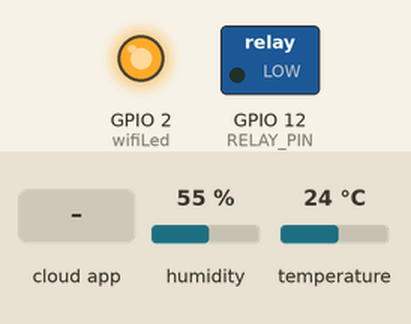
Simulated run of this sketch. Board: ESP32. Parts: switched loads named in the sketch (green lamp = pin HIGH), output pins drawn as LEDs (lit = HIGH). The inputs (shaded band) are chosen by the test bench; at power-on: humidity 55 %, temperature 24 °C. WiFi joins after 1.5 s; servers stay silent unless stated; what the sketch prints to the serial monitor is not drawn.

Above: at 2.7 s.
2.8 s: the phone or cloud app sets 63ef9fca1bb4e19c119ecb47 to 0
At 3.8 s:
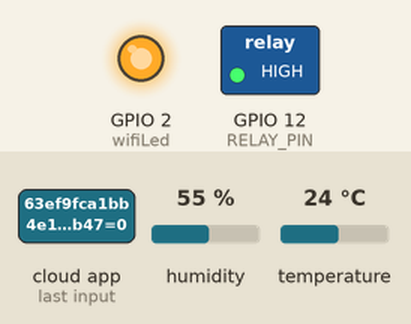
4.3 s: the phone or cloud app sets 63f1f4825ec7d92a470f5f01 to 1
At 4.7 s:
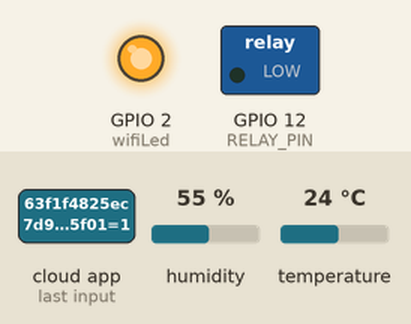
5.8 s: the phone or cloud app sets 63f1f4825ec7d92a470f5f01 to 0
At 6.1 s:
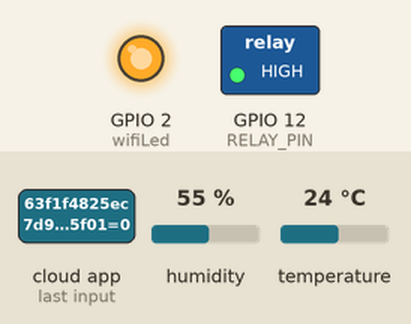
7.3 s: the phone or cloud app sets 63ef9fca1bb4e19c119ecb47 to 1
At 8.4 s:
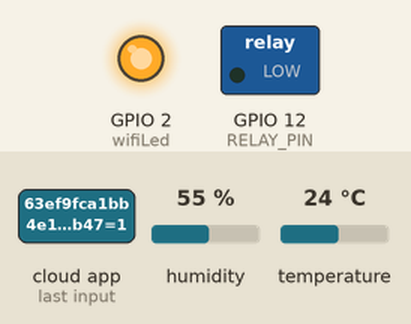
Timing chart, 0 to 9.8 s (numbered marks = the images above; inputs shaded):
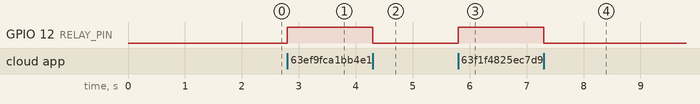

Measured:
- after the input at 2.8 s, GPIO 12 (RELAY_PIN): LOW → HIGH at once
- after the input at 4.3 s, GPIO 12 (RELAY_PIN): HIGH → LOW at once
- after the input at 5.8 s, GPIO 12 (RELAY_PIN): LOW → HIGH at once
- after the input at 7.3 s, GPIO 12 (RELAY_PIN): HIGH → LOW at once

The sketch:

project_1_deal.ino
```cpp
#include <Arduino.h>
#include <WiFi.h>
#include "SinricPro.h"
#include "SinricProTemperaturesensor.h"
#include "SinricProSwitch.h"
#include "DHT.h"

#define WIFI_SSID         "AndroidAP"
#define WIFI_PASS         "phka8539"
#define APP_KEY           "b3deda77-fd63-44b0-a2ce-3ee7bbb6e2b1"
#define APP_SECRET        "0d22f1ef-5373-434f-8606-fe7f068e4bc2-a0af938b-e461-428a-a768-6ec472c000d2"
#define TEMP_SENSOR_ID    "63f1f4825ec7d92a470f5f01"
#define SWITCH_ID1        "63ef9fca1bb4e19c119ecb47"
#define wifiLed 2

#define BAUD_RATE         9600
#define EVENT_WAIT_TIME   6000
#define DHT_PIN    26
#define RELAY_PIN         12
#define DHTTYPE DHT11       //DHT 21  (AM2301)
DHT dht(DHT_PIN, DHTTYPE);

bool deviceIsOn;                              // Temeprature sensor on/off state
float temperature;                            // actual temperature
float humidity;                               // actual humidity
float lastTemperature;                        // last known temperature (for compare)
float lastHumidity;                           // last known humidity (for compare)
unsigned long lastEvent = (-EVENT_WAIT_TIME); // last time event has been sent


//FUNCTION FOR TELLING STATE
bool onPowerState(const String &deviceId, bool &state) {
  Serial.printf("Temperaturesensor turned %s (via SinricPro) \r\n", state?"on":"off");
  deviceIsOn = state; // turn on / off temperature sensor
   digitalWrite(RELAY_PIN, !state);
  return true; // request handled properly
}

//FUNCTION FOR HANDLING TEMPERATURE SENSOR
void handleTemperaturesensor() {
  if (deviceIsOn == false) return; // device is off...do nothing

  unsigned long actualMillis = millis();
  if (actualMillis - lastEvent < EVENT_WAIT_TIME) return; //only check every EVENT_WAIT_TIME milliseconds

  temperature = dht.readTemperature();          // get actual temperature in °C
  humidity = dht.readHumidity();                // get actual humidity

  if (isnan(temperature) || isnan(humidity)) { // reading failed...
    Serial.printf("DHT reading failed!\r\n");  // print error message
    return;                                    // try again next time
  }

  if (temperature == lastTemperature || humidity == lastHumidity) return; // if no values changed do nothing...

  SinricProTemperaturesensor &mySensor = SinricPro[TEMP_SENSOR_ID];  // get temperaturesensor device
  bool success = mySensor.sendTemperatureEvent(temperature, humidity); // send event
  if (success) {
    Serial.printf("Temperature: %2.1f Celsius\tHumidity: %2.1f%%\r\n", temperature, humidity);
  } else {
    Serial.printf("Something went wrong...could not send Event to server!\r\n");
  }

  lastTemperature = temperature;  // save actual temperature for next compare
  lastHumidity = humidity;        // save actual humidity for next compare
  lastEvent = actualMillis;       // save actual time for next compare
}


// setup function for WiFi connection
void setupWiFi() {
  Serial.printf("\r\n[Wifi]: Connecting");
  WiFi.begin(WIFI_SSID, WIFI_PASS);

  while (WiFi.status() != WL_CONNECTED) {
    Serial.printf(".");
    delay(250);
  }
  digitalWrite(wifiLed, HIGH);
  IPAddress localIP = WiFi.localIP();
  Serial.printf("connected!\r\n[WiFi]: IP-Address is %d.%d.%d.%d\r\n", localIP[0], localIP[1], localIP[2], localIP[3]);
}

// setup function for SinricPro
void setupSinricPro() {
  SinricProTemperaturesensor &mySensor = SinricPro[TEMP_SENSOR_ID];
  SinricProSwitch &mySwitch = SinricPro[SWITCH_ID1];
  mySensor.onPowerState(onPowerState);
 mySwitch.onPowerState(onPowerState);
  // setup SinricPro
  SinricPro.onConnected([](){ Serial.printf("Connected to SinricPro\r\n"); });
  SinricPro.onDisconnected([](){ Serial.printf("Disconnected from SinricPro\r\n"); });
  SinricPro.begin(APP_KEY, APP_SECRET);
}

// main setup function
void setup() {
  Serial.begin(BAUD_RATE); Serial.printf("\r\n\r\n");
    pinMode(RELAY_PIN, OUTPUT);
    pinMode(wifiLed, OUTPUT);
  digitalWrite(wifiLed, LOW);
      SinricProSwitch& mySwitch = SinricPro[SWITCH_ID1];
      mySwitch.onPowerState(onPowerState);
    dht.begin();


  setupWiFi();
  setupSinricPro();
}

void loop() {
  SinricPro.handle();
  handleTemperaturesensor();}
```
